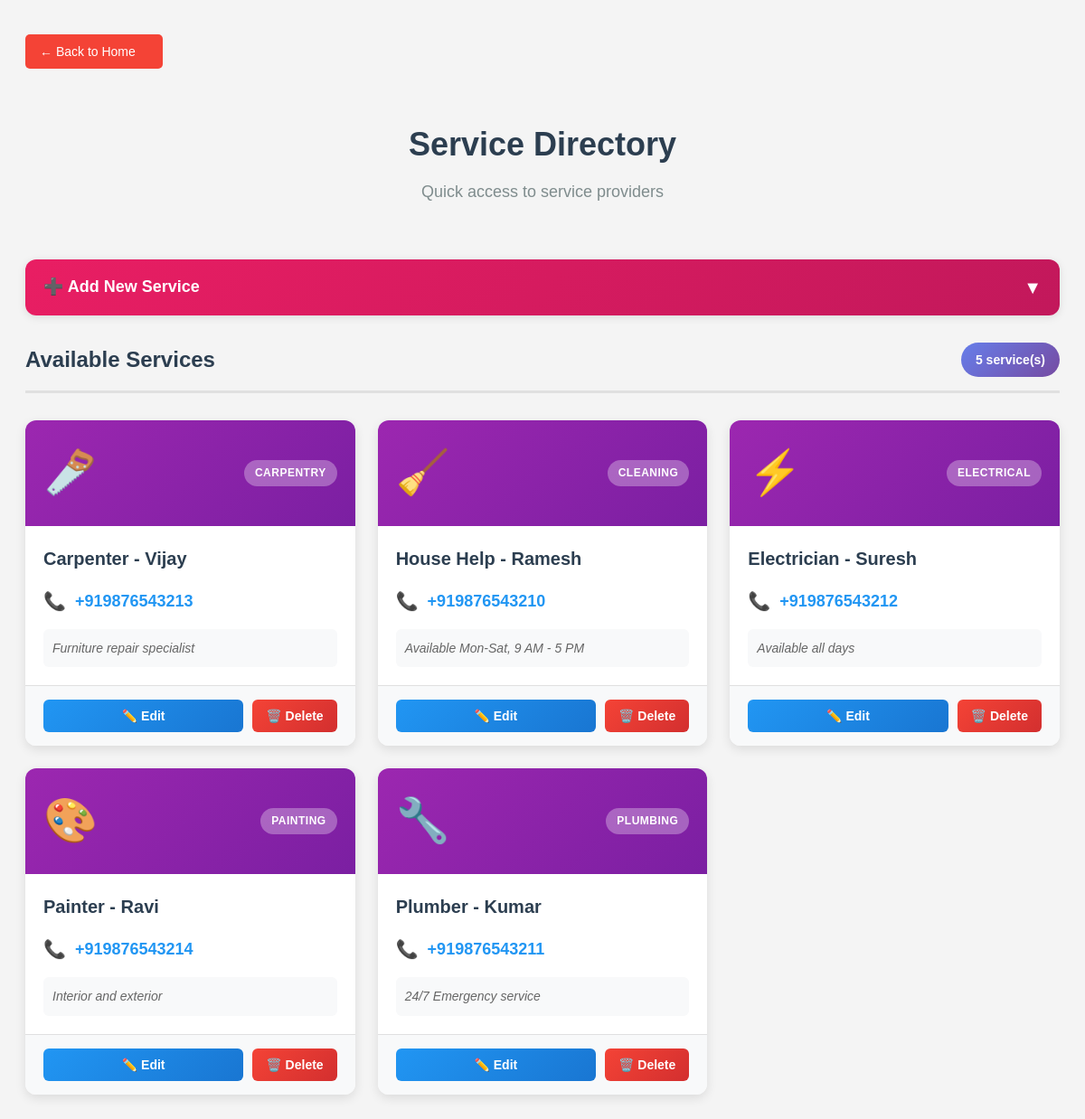
The app's page /services (signed in) with its own data.
### tables this page shows
CREATE TABLE services (
    service_id INTEGER PRIMARY KEY AUTOINCREMENT,
    service_name TEXT NOT NULL,
    phone_number TEXT NOT NULL,
    category TEXT,
    notes TEXT
);

### app.py (the view)
@app.route("/services", methods=['GET'])
@admin_required
def view_services():
    conn = db_connection()
    cursor = conn.cursor()
    cursor.execute('SELECT * FROM services ORDER BY category, service_name')
    services = cursor.fetchall()
    conn.close()
    return render_template("services.html", services=services)

### app.py (called while the page is built)
def db_connection():
    conn = sqlite3.connect(database)
    conn.row_factory = sqlite3.Row
    return conn

def admin_required(f):
    @wraps(f)
    def decorated_function(*args, **kwargs):
        if 'user_id' not in session:
            return redirect(url_for('login'))
        if session.get('user_type') != 'admin':
            return redirect(url_for('resident_home'))
        return f(*args, **kwargs)
    return decorated_function

### templates/services.html (shortened to what this page needs)
<!DOCTYPE html>
<html lang="en">
<head>
    <link rel="stylesheet" href="{{ url_for('static', filename='css/style.css') }}">
</head>
<body>
    <div class="container">
        <a href="/" class="back-button">← Back to Home</a>
        <div class="page-header">
            <h1>Service Directory</h1>
            <p class="subtitle">Quick access to service providers</p>
        </div>
        <div class="inline-form-container">
            <div class="inline-form-header" onclick="toggleAddServiceForm()">
                <h3>➕ Add New Service</h3>
                <span class="toggle-icon" id="addServiceFormToggle">▼</span>
            </div>
        </div>
        {% if services %}
        <div class="section-header">
            <h2>Available Services</h2>
            <span class="record-count">{{ services|length }} service(s)</span>
        </div>
        <div class="services-grid">
            {% for service in services %}
            <div class="service-card" id="card-{{ service['service_id'] }}">
                <div class="service-card-header">
                    <div class="service-icon">
                        {% if service['category'] == 'Cleaning' %}🧹
                        {% elif service['category'] == 'Plumbing' %}🔧
                        {% elif service['category'] == 'Electrical' %}⚡
                        {% elif service['category'] == 'Carpentry' %}🪚
                        {% elif service['category'] == 'Painting' %}🎨
                        {% elif service['category'] == 'Security' %}🛡️
                        {% elif service['category'] == 'Gardening' %}🌱
                        {% else %}🔨
                        {% endif %}
                    </div>
                    <span class="service-category-badge">{{ service['category'] }}</span>
                </div>
                <div class="service-card-body">
                    <h3 class="service-name">{{ service['service_name'] }}</h3>
                    <div class="service-phone">
                        <span class="phone-icon">📞</span>
                        <a href="tel:{{ service['phone_number'] }}" class="phone-link">
                            {{ service['phone_number'] }}
                        </a>
                    </div>
                    {% if service['notes'] %}
                    <p class="service-notes">{{ service['notes'] }}</p>
                    {% endif %}
                </div>
                <div class="service-card-actions">
                    <button onclick="toggleEditServiceForm({{ service['service_id'] }}, '{{ service['service_name'] }}', '{{ service['phone_number'] }}', '{{ service['category'] }}', '{{ service['notes'] or '' }}')"
                            class="btn-edit-service">
                        ✏️ Edit
                    </button>
                    <form method="POST" action="/services/delete/{{ service['service_id'] }}" style="display: inline;">
                        <button type="submit" class="btn-delete-service"
                                onclick="return confirm('Delete {{ service['service_name'] }}?')">
                            🗑️ Delete
                        </button>
                    </form>
                </div>
            </div>
            {% endfor %}
        </div>
        {% endif %}
    </div>
</body>
</html>

### static/css/style.css (style rules this page uses)
body { font-family: Arial, sans-serif; line-height: 1.6; color: #333; background-color: #f4f4f4; }
.container { max-width: 1200px; margin: 0 auto; padding: 20px; }
h1 { color: #333; text-align: center; margin-bottom: 20px; }
h2 { color: #333; margin-top: 30px; margin-bottom: 15px; }
.back-button { background-color: #f44336; padding: 8px 16px; font-size: 14px; width: 120px; display: inline-block; margin: 10px 0; text-decoration: none; color: white; border-radius: 5px; transition: background-color 0.3s ease; }
.inline-form-container { background: white; border-radius: 12px; box-shadow: 0 2px 10px rgba(0,0,0,0.1); margin-bottom: 30px; overflow: hidden; }
.inline-form-header { background: linear-gradient(135deg, #e91e63 0%, #c2185b 100%); color: white; padding: 15px 20px; cursor: pointer; display: flex; justify-content: space-between; align-items: center; transition: background 0.3s ease; }
.inline-form-header h3 { margin: 0; font-size: 18px; }
.toggle-icon { font-size: 20px; transition: transform 0.3s ease; }
.services-grid { display: grid; grid-template-columns: repeat(auto-fill, minmax(300px, 1fr)); gap: 25px; margin-top: 30px; }
.service-card { background: white; border-radius: 12px; box-shadow: 0 4px 12px rgba(0,0,0,0.1); overflow: hidden; transition: transform 0.3s ease, box-shadow 0.3s ease; }
.service-card-header { background: linear-gradient(135deg, #9c27b0 0%, #7b1fa2 100%); padding: 20px; display: flex; justify-content: space-between; align-items: center; }
.service-icon { font-size: 48px; }
.service-category-badge { background: rgba(255, 255, 255, 0.3); color: white; padding: 5px 12px; border-radius: 15px; font-size: 12px; font-weight: 600; text-transform: uppercase; letter-spacing: 0.5px; }
.service-card-body { padding: 20px; }
.service-name { margin: 0 0 15px 0; color: #2c3e50; font-size: 20px; font-weight: 600; }
.service-phone { display: flex; align-items: center; gap: 10px; margin-bottom: 15px; }
.phone-icon { font-size: 20px; }
.phone-link { color: #2196F3; text-decoration: none; font-size: 18px; font-weight: 600; transition: color 0.3s ease; }
.service-notes { color: #666; font-size: 14px; font-style: italic; margin: 0; padding: 10px; background: #f8f9fa; border-radius: 6px; }
.service-card-actions { padding: 15px 20px; background: #f8f9fa; display: flex; gap: 10px; border-top: 1px solid #e0e0e0; }
.btn-edit-service, .btn-delete-service { flex: 1; padding: 10px 15px; border: none; border-radius: 6px; font-size: 14px; font-weight: 600; cursor: pointer; transition: all 0.3s ease; }
.btn-edit-service { background: linear-gradient(135deg, #2196F3 0%, #1976D2 100%); color: white; }
.btn-delete-service { background: linear-gradient(135deg, #f44336 0%, #d32f2f 100%); color: white; }
.page-header { text-align: center; margin-bottom: 40px; padding: 20px; }
.page-header h1 { font-size: 36px; color: #2c3e50; margin-bottom: 10px; }
.page-header .subtitle { font-size: 18px; color: #7f8c8d; margin: 0; }
.section-header { display: flex; justify-content: space-between; align-items: center; margin-bottom: 20px; padding-bottom: 15px; border-bottom: 3px solid #e0e0e0; }
.section-header h2 { margin: 0; color: #2c3e50; font-size: 24px; }
.record-count { background: linear-gradient(135deg, #667eea 0%, #764ba2 100%); color: white; padding: 8px 16px; border-radius: 20px; font-size: 14px; font-weight: 600; }

### records on screen
services: category "CARPENTRY", service_name "Carpenter - Vijay", phone_number "+919876543213", notes "Furniture repair specialist"
services: category "CLEANING", service_name "House Help - Ramesh", phone_number "+919876543210", notes "Available Mon-Sat, 9 AM - 5 PM"
services: category "ELECTRICAL", service_name "Electrician - Suresh", phone_number "+919876543212", notes "Available all days"
services: category "PAINTING", service_name "Painter - Ravi", phone_number "+919876543214", notes "Interior and exterior"
services: category "PLUMBING", service_name "Plumber - Kumar", phone_number "+919876543211", notes "24/7 Emergency service"

### other values on screen
{{ services|length }} "5"
